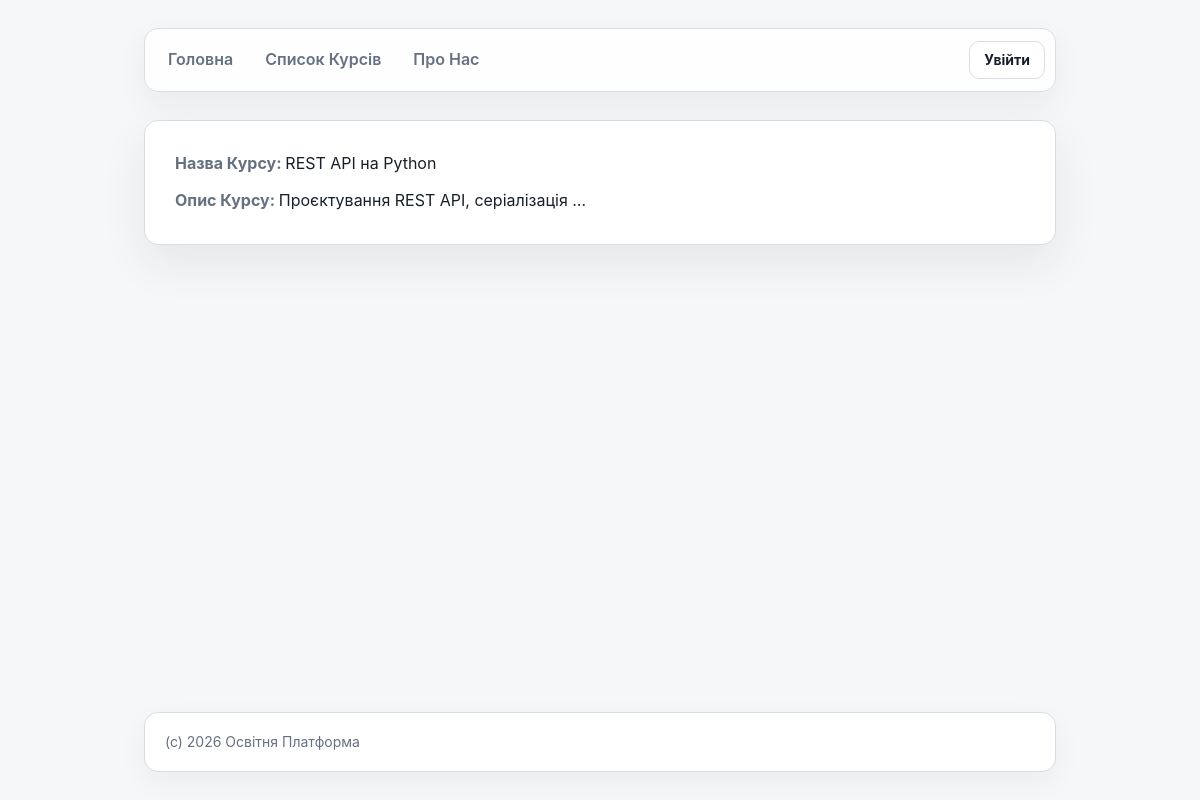
/courses/12/, run on the app's committed database.
### courses/models/course.py (models this page shows, shortened)
class Course(models.Model):
    LEVELS = [
        ('beginner', 'Beginner'),
        ('intermediate', 'Intermediate'),
        ('advanced', 'Advanced'),
    ]
    name = models.CharField(max_length=200)
    description = models.TextField()
    author = models.CharField(max_length=200, null=True, blank=True)
    level = models.CharField(max_length=32, choices=LEVELS, default='beginner')
    price = models.DecimalField(decimal_places=2, max_digits=6, default=5000.0)
    is_test = models.BooleanField(default=False)
    created_at = models.DateTimeField(auto_now_add=True)
    updated_at = models.DateTimeField(auto_now=True)

### courses/views.py (the view)
# urls.py: path('courses/<int:pk>/', CourseDetailsView.as_view(), name='course_details'),
class CourseDetailsView(DetailView):
    template_name = 'courses/course_details.html'
    model = Course
    context_object_name = 'course'

### courses/templates/courses/course_details.html (shortened to what this page needs)
{% extends 'courses/base.html' %}
{% block main %}
<main>
    {% if course %}
        <div>
            <label>Назва Курсу: </label>{{ course.name }}
        </div>
        <div>
            <label>Опис Курсу: </label>{{ course.description|truncatewords:4 }}
        </div>
    {% else %}
        <div>Курс Не Знайдено</div>
    {% endif %}
</main>
{% endblock %}

### courses/static/courses/css/style.css (style rules this page uses)
:root { --bg: #f6f7f9; --surface: #ffffff; --surface-muted: #eef1f5; --text: #17202a; --muted: #657080; --border: #d8dde5; --accent: #2563eb; --accent-dark: #1d4ed8; --shadow: 0 18px 45px rgba(23, 32, 42, 0.08); }
* { box-sizing: border-box; }
html { min-height: 100%; background: var(--bg); }
body { display: flex; min-height: 100vh; flex-direction: column; max-width: 960px; margin: 0 auto; padding: 28px 24px; background: var(--bg); color: var(--text); font-family: Inter, -apple-system, BlinkMacSystemFont, "Segoe UI", Arial, sans-serif; font-size: 16px; line-height: 1.6; }
main { margin-bottom: 32px; padding: 30px; border: 1px solid var(--border); border-radius: 14px; background: var(--surface); box-shadow: var(--shadow); }
main div + div { margin-top: 12px; }
label { color: var(--muted); font-weight: 700; }

### data on the page
Course: name "REST API на Python", description "Проєктування REST API, серіалізація …"
